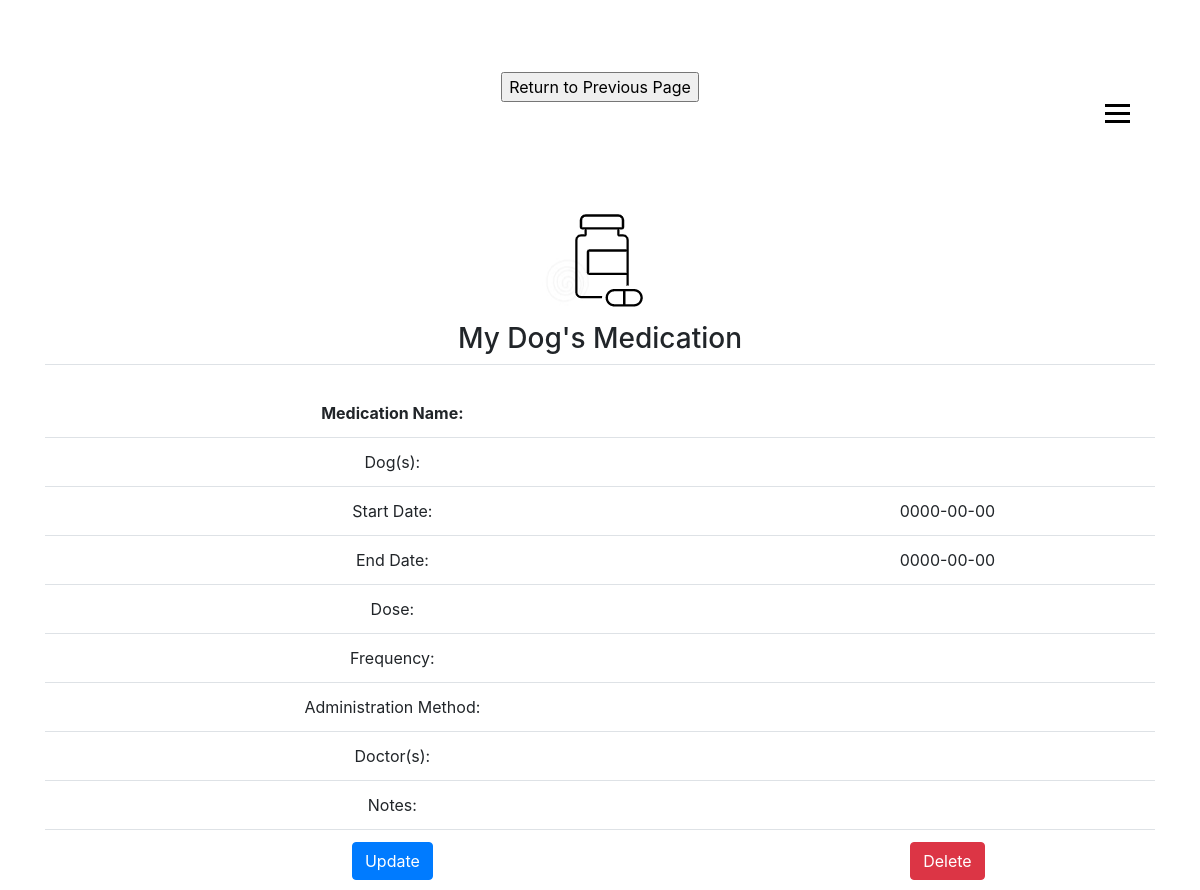
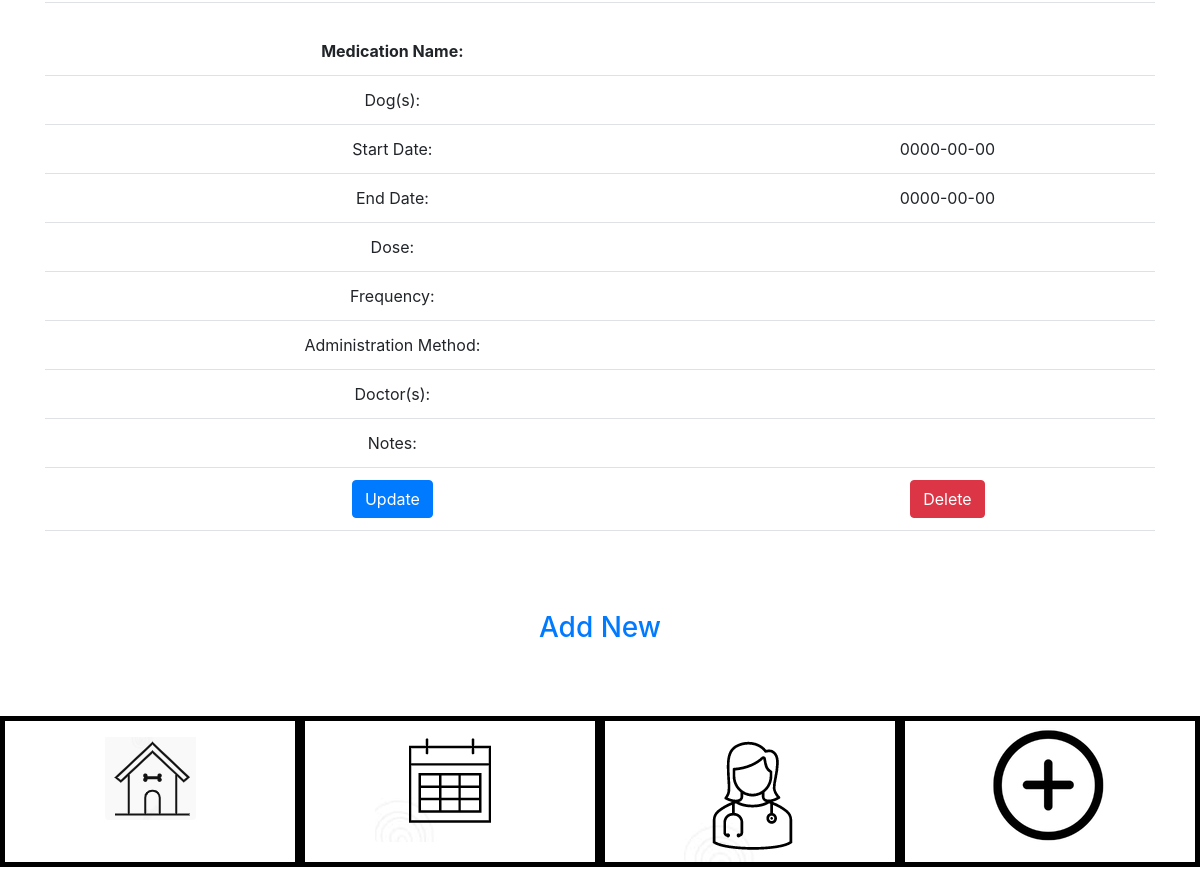
/medication-create.php, run on an earlier commit of the app's database (2 pictures, top to bottom).
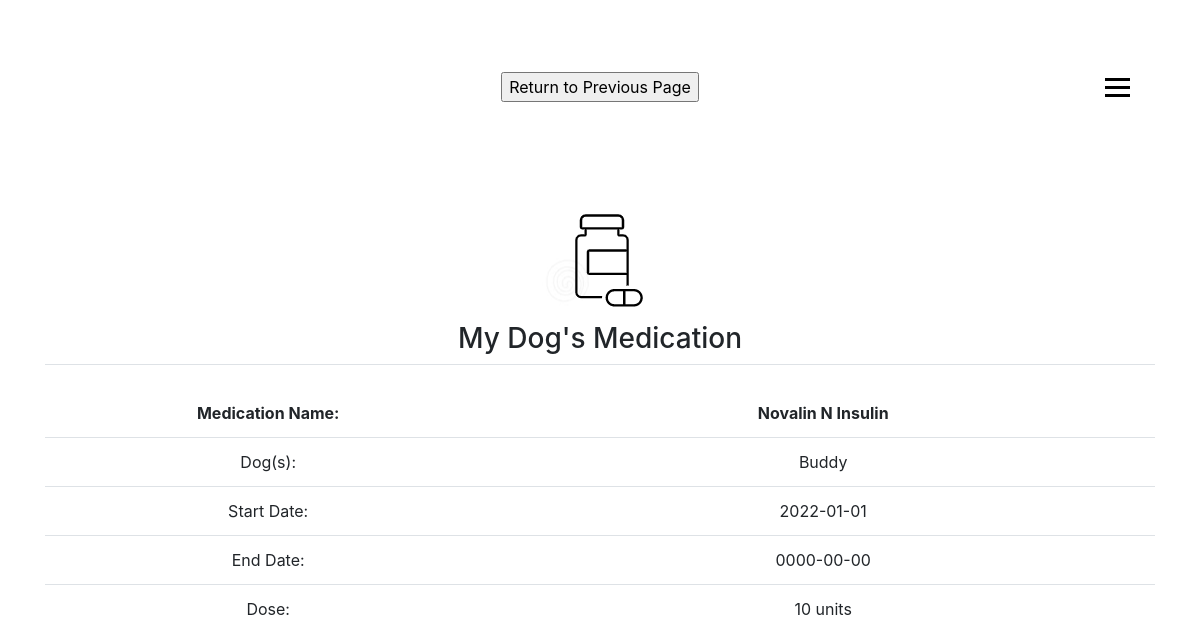
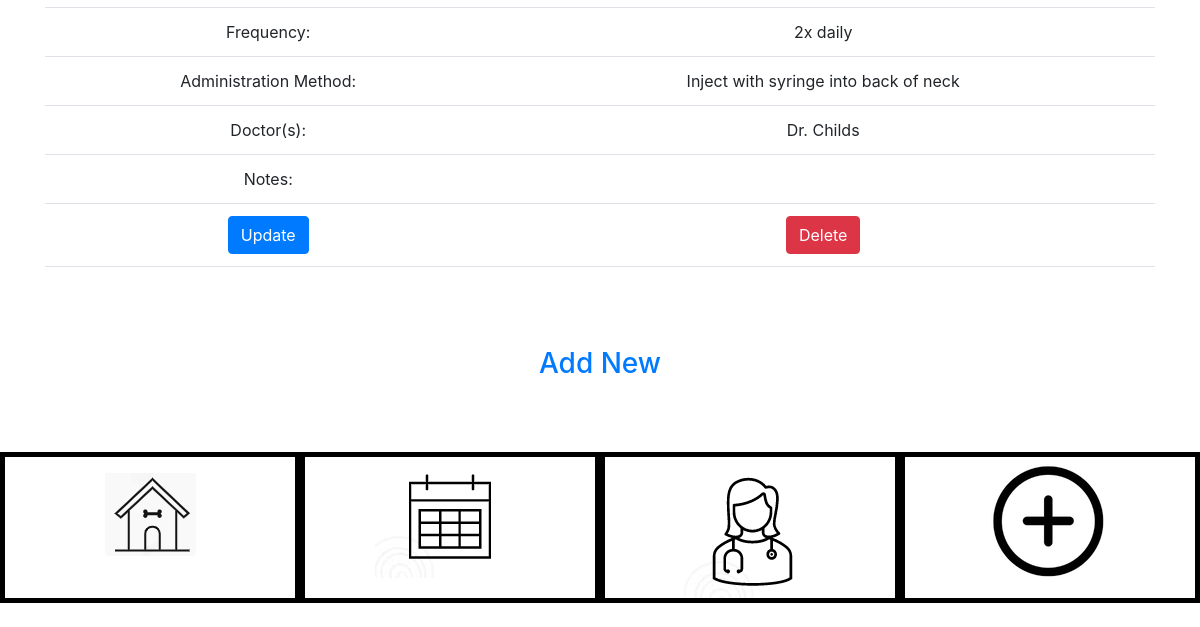
And on a later commit of the database (2 pictures, top to bottom).
### tables this page shows
CREATE TABLE `tbl_medication` (
  `MedicationId` int(15) NOT NULL,
  `fldmedicationName` varchar(50) NOT NULL,
  `fldmedicationStartDate` date NOT NULL,
  `fldmedicationEndDate` date NOT NULL,
  `fldmedicationDose` varchar(50) NOT NULL,
  `fldmedicationFrequency` varchar(50) NOT NULL,
  `fldmedicationMethod` varchar(50) NOT NULL,
  `fldmedicationDoctor` varchar(50) NOT NULL,
  `fldmedicationNotes` varchar(150) NOT NULL,
  `fldmedicationDog` varchar(50) NOT NULL
);

### medication-read.php (the view, shortened to what this page needs)
<?php
include 'db.php';
  $sql = "select * from tbl_medication";
  $result = $conn->query($sql);
  while($row = $result->fetch_assoc()) {
    echo "<td><br><b> Medication Name:</td>";
    echo "<td><br><b>" . $row['fldmedicationName'] . "</td>";
    echo "<td>Dog(s): </td>";
    echo "<td>" . $row['fldmedicationDog'] . "</td>";
   echo "<td> Start Date:</td>";
    echo "<td>" . $row['fldmedicationStartDate'] . "</td>";
    echo "<td> End Date:</td>";
    echo "<td>" . $row['fldmedicationEndDate'] . "</td>";
    echo "<td> Dose:</td>";
    echo "<td>" . $row['fldmedicationDose'] . "</td>";
    echo "<td> Frequency:</td>";
    echo "<td>" . $row['fldmedicationFrequency'] . "</td>";
    echo "<td> Administration Method:</td>";
    echo "<td>" . $row['fldmedicationMethod'] . "</td>";
    echo "<td> Doctor(s):</td>";
    echo "<td>" . $row['fldmedicationDoctor'] . "</td>";
    echo "<td> Notes:</td>";
    echo "<td>" . $row['fldmedicationNotes'] . "</td>";
    echo '<td><a class="btn btn-primary" href="" role="button">Update</a></td>';
echo '<td><a class="btn btn-danger" href="" role="button">Delete</a></td>';
  }
?>

What changed in the data, as far as the page shows it:
removed tbl_medication: fldmedicationStartDate "0000-00-00", fldmedicationEndDate "0000-00-00"
changed tbl_medication: fldmedicationName (not shown) → "Novalin N Insulin"; fldmedicationDog (not shown) → "Buddy"; fldmedicationStartDate "0000-00-00" → "2022-01-01"; fldmedicationDose (not shown) → "10 units"; fldmedicationFrequency (not shown) → "2x daily"; fldmedicationMethod (not shown) → "Inject with syringe into back of neck"; fldmedicationDoctor (not shown) → "Dr. Childs"
